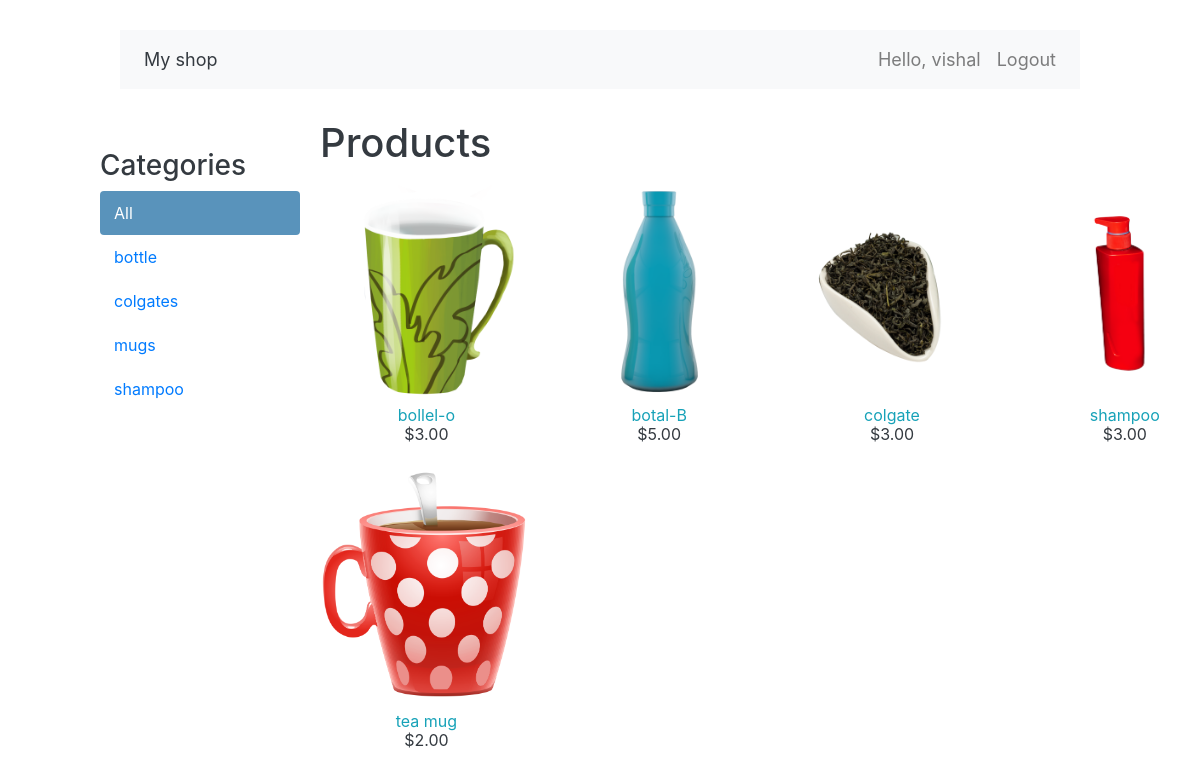
The app's page / (signed in) with its own data.
### spm_ck/models.py (models this page shows, shortened)
class Category(models.Model):
    name = models.CharField(max_length=200,
                            db_index=True)
    slug = models.SlugField(max_length=200,
                            unique=True)
    class Meta:
        ordering = ('name',)
        verbose_name = 'category'
        verbose_name_plural = 'categories'
    def get_absolute_url(self):
            return reverse('spm_ck:product_list_by_category',
                           args=[self.slug])

class Product(models.Model):
    category = models.ForeignKey(Category,
                                 related_name='products',
                             on_delete=models.CASCADE)
    name = models.CharField(max_length=200, db_index=True)
    slug = models.SlugField(max_length=200, db_index=True)
    image = models.ImageField(upload_to='products/%Y/%m/%d',
                              blank=True)
    description = models.TextField(blank=True)
    price = models.DecimalField(max_digits=10, decimal_places=2)
    available = models.BooleanField(default=True)
    created = models.DateTimeField(auto_now_add=True)
    updated = models.DateTimeField(auto_now=True)
    class Meta:
        ordering = ('name',)
        index_together = (('id', 'slug'),)
    def get_absolute_url(self):
            return reverse('spm_ck:product_detail',
                           args=[self.id, self.slug])

### spm_ck/views.py (the view)
# urls.py: path('', views.product_list, name='product_list'),
@login_required(login_url='spm_ck:login')
def product_list(request, category_slug=None):
    category = None
    categories = Category.objects.all()
    products = Product.objects.filter(available=True)
    if category_slug:
        category = get_object_or_404(Category, slug=category_slug)
        products = products.filter(category=category)
    return render(request,
                  'spm_ck/product/list.html',
                  {'category': category,
                   'categories': categories,
                   'products': products})

### spm_ck/templates/spm_ck/product/list.html (shortened to what this page needs)
{% extends "spm_ck/base.html" %}
{% load static %}
{% block content %}
  <div id="sidebar" class="container text-dark">
    <h3>Categories</h3>
    <ul>
      <li {% if not category %}class="selected"{% endif %}>
        <a href="{% url 'spm_ck:product_list' %}">All</a>
      </li>
      {% for c in categories %}
        <li {% if category.slug == c.slug %}class="selected text-dark"{% endif %}>
          <a href="{{ c.get_absolute_url }}" class="ext-info">{{ c.name }}</a>
        </li>
      {% endfor %}
    </ul>
  </div>
  <div class="container text-dark"  >
    <div id="main" class="product-list">
      <h1>{% if category %}{{ category.name }}{% else %}Products{% endif %}</h1>
      {% for product in products %}
        <div class="item">
          <a href="{{ product.get_absolute_url }}">
            <img src="{% if product.image %}{{ product.image.url }}{% else %}{% static 'img/no_image.png' %}{% endif %}">
          </a>
          <a href="{{ product.get_absolute_url }}" class="text-info">{{ product.name }}</a><br>
          ${{ product.price }}
        </div>
      {% endfor %}
    </div>
{% endblock %}

### spm_ck/templates/spm_ck/base.html (shortened to what this page needs)
{% load static %}
<!DOCTYPE html>
<html>
<head>
  <link href="{% static 'css/base.css' %}" rel="stylesheet">
  <link rel="stylesheet" href="https://maxcdn.bootstrapcdn.com/bootstrap/4.0.0/css/bootstrap.min.css">
  <link href="https://cdn.jsdelivr.net/npm/bootstrap@5.0.0-beta1/dist/css/bootstrap.min.css" rel="stylesheet">
  <link rel="stylesheet" href="https://stackpath.bootstrapcdn.com/bootstrap/4.5.2/css/bootstrap.min.css">
  <link rel="stylesheet" href="https://maxcdn.bootstrapcdn.com/font-awesome/4.7.0/css/font-awesome.min.css">
</head>
<body>
  <div id="header" class="bs-example">
    <nav class="navbar navbar-expand-md navbar-light bg-light">
        <div class="collapse navbar-collapse" id="navbarCollapse">
            <div class="navbar-nav">
                <a href="/" class="nav-item nav-link brand-logo text-dark">My shop</a>
            </div>
            <div class="navbar-nav ml-auto">
                <span class="nav-item nav-link">Hello, {{request.user}}</span>
                <a href="{% url 'spm_ck:logout' %}" class="nav-item nav-link">Logout</a>
            </div>
        </div>
    </nav>
  </div>
  <div id="content">
    {% block content %}
    {% endblock %}
</body>
</html>

### spm_ck/static/css/base.css (style rules this page uses)
body { background-color: #ecf0f1 ; margin:0; padding:0; font-family:helvetica, sans-serif; }
h1, h2, h3, h4, h5 , h6 { font-family: 'Ubuntu', sans-serif; font-weight:normal; }
a { text-decoration:none; color:#5993bb; }
#header { padding:10px 100px; font-size:18px; overflow:auto; }
#content { padding:0 100px; overflow:hidden; }
#sidebar { width:220px; padding:30px 20px 0 0; float:left; }
#sidebar ul { margin:0; padding:0; }
#sidebar ul li { margin:0; list-style:none; padding:10px 14px; }
#sidebar ul li a { display:block; }
#sidebar ul li.selected { background:#5993bb; border-radius:4px; }
#sidebar ul li.selected a { color:#fff; }
#main { float:left; width: 96%; margin-right:-220px; overflow:hidden; }
.product-list .item { width:25%; padding:10px 20px 10px 0; float:left; text-align:center; line-height:1.2; }
.product-list .item img { width:100%; margin-bottom:8px; }

### spm_ck/templates/spm_ck/base.html (style rules this page uses)
.bs-example { margin: 20px; }

### records on screen
Category: name "bottle"
Category: name "colgates"
Category: name "mugs"
Category: name "shampoo"
Product: image (picture), name "bollel-o", price "3.00"
Product: image (picture), name "botal-B", price "5.00"
Product: image (picture), name "colgate", price "3.00"
Product: image (picture), name "shampoo", price "3.00"
Product: image (picture), name "tea mug", price "2.00"

### other values on screen
{{ request.user }} "vishal"
